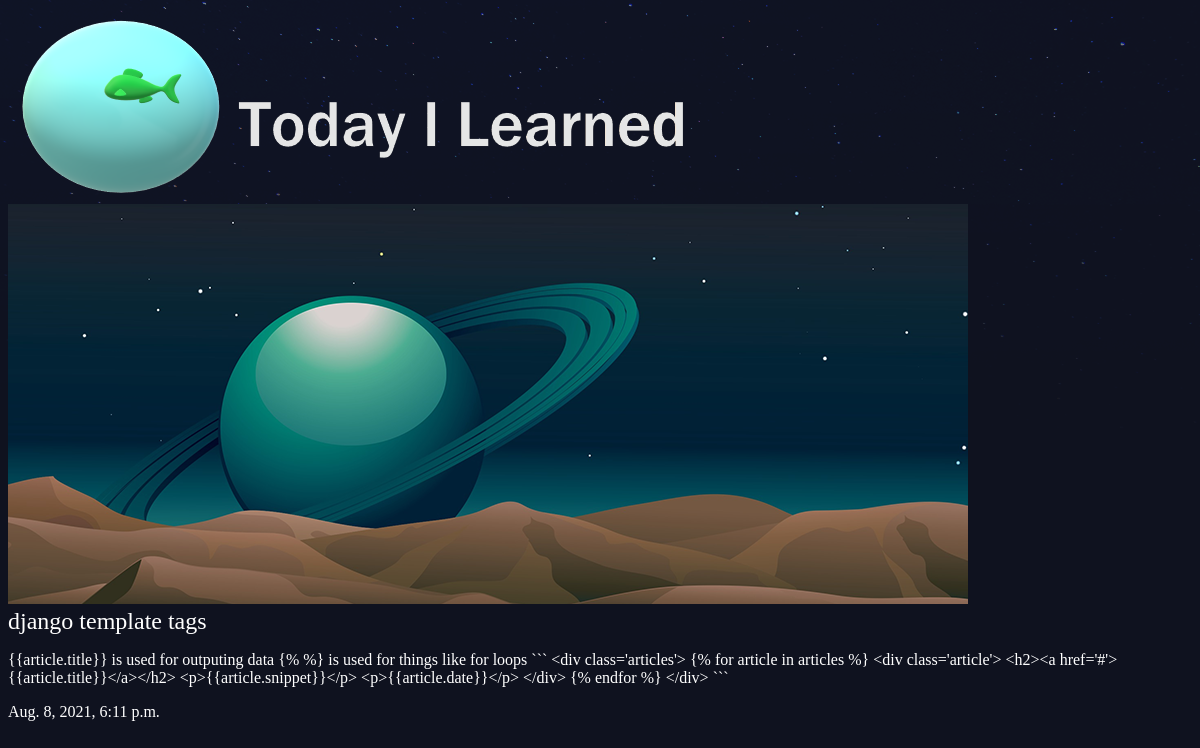
/articles/django-template-tags/, run on the app's committed database.
### articles/models.py (models this page shows, shortened)
class Article(models.Model):
    title = CharField(max_length=100)
    body = TextField()
    slug = SlugField()
    date = DateTimeField(auto_now_add=True)
    thumbnail = models.ImageField(default='default.png', blank=True)

### articles/views.py (the view)
# urls.py: path('<slug:slug>/', views.article_detail, name='detailView'),
def article_detail(request, slug):
    article = Article.objects.get(slug=slug)
    return render(request, 'articles/article_detail.html', {'article': article})

### articles/templates/articles/article_detail.html
{% extends 'base_layout.html' %}
{% block content %}
<div class='article-detail'>
    <div class='article'>
        <img src='{{article.thumbnail.url }}'>
        <h2>{{ article.title}}</h2>
        <p>{{article.body}}</p>
        <p>{{article.date}}</p>
    </div>
</div>
{% endblock %}

### assets/styles.css (style rules this page uses)
body { background-color: #0f121f; background-image: url(stars.png); background-repeat: repeat-x; color: #fff; }
body * { font-family: Ubuntu; }
h1, h2, h3, h4, h5 { font-weight: normal; margin: 0; }

### data on the page
Article: thumbnail (placeholder picture), title "django template tags", body "{{article.title}} is used for outputing data {% %} is used for things like for loops ``` <div class='articles'> {% for article in articles %} <div class='article'> <h2><a href='#'>{{article.title}}</a></h2> <p>{{article.snippet}}</p> <p>{{article.date}}</p> </div> {% endfor %} </div> ```", date "Aug. 8, 2021, 6:11 p.m."
